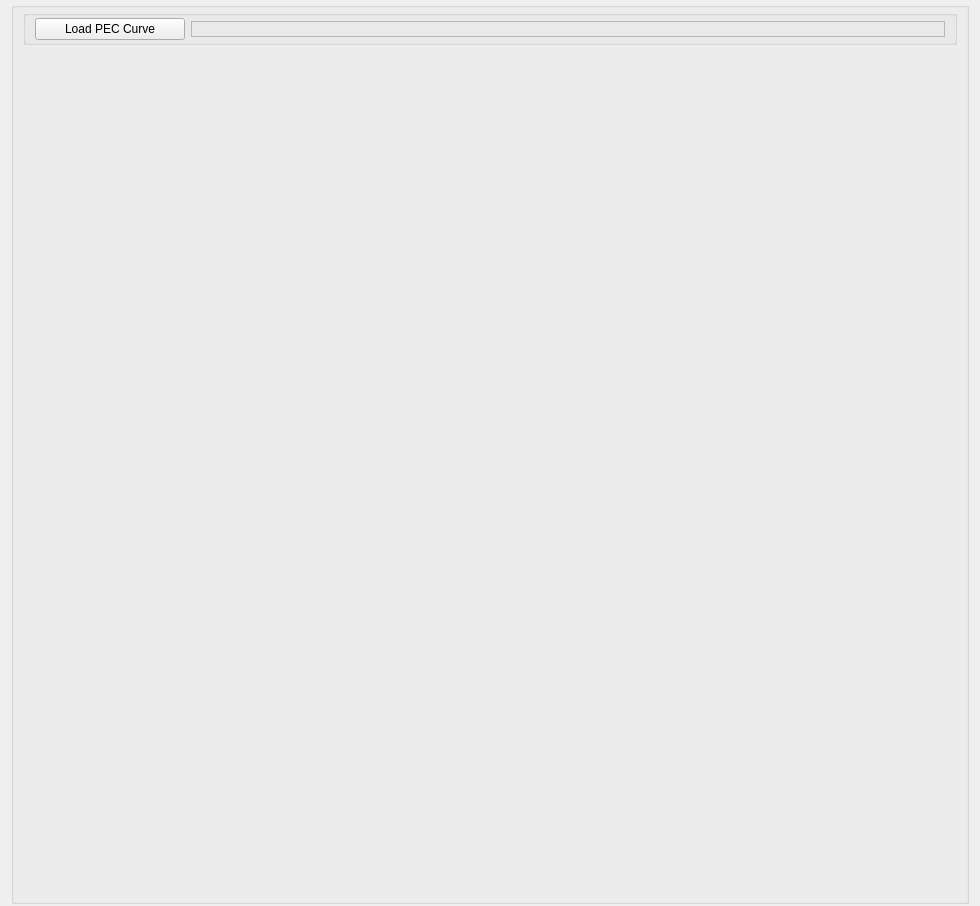
<?xml version="1.0" encoding="UTF-8"?>
<ui version="4.0">
 <class>PECWindow</class>
 <widget class="QWidget" name="PECWindow">
  <property name="geometry">
   <rect>
    <x>0</x>
    <y>0</y>
    <width>980</width>
    <height>906</height>
   </rect>
  </property>
  <layout class="QVBoxLayout" name="PECWindowLayout">
   <property name="spacing">
    <number>3</number>
   </property>
   <property name="topMargin">
    <number>2</number>
   </property>
   <property name="bottomMargin">
    <number>2</number>
   </property>
   <item>
    <widget class="QGroupBox" name="analysisTopBox">
     <property name="styleSheet">
      <string notr="true"/>
     </property>
     <property name="title">
      <string notr="true"/>
     </property>
     <property name="flat">
      <bool>true</bool>
     </property>
     <layout class="QVBoxLayout" name="analysisBoxLayout" stretch="0,1">
      <property name="spacing">
       <number>2</number>
      </property>
      <property name="topMargin">
       <number>2</number>
      </property>
      <property name="bottomMargin">
       <number>2</number>
      </property>
      <item>
       <widget class="QGroupBox" name="PECfileBox">
        <property name="flat">
         <bool>true</bool>
        </property>
        <layout class="QHBoxLayout" name="fileLayout">
         <property name="spacing">
          <number>6</number>
         </property>
         <property name="topMargin">
          <number>2</number>
         </property>
         <property name="bottomMargin">
          <number>2</number>
         </property>
         <item>
          <widget class="QPushButton" name="PECaddButton">
           <property name="maximumSize">
            <size>
             <width>150</width>
             <height>16777215</height>
            </size>
           </property>
           <property name="text">
            <string>Load PEC Curve</string>
           </property>
          </widget>
         </item>
         <item>
          <widget class="QLabel" name="PECLabel">
           <property name="sizePolicy">
            <sizepolicy hsizetype="Preferred" vsizetype="Fixed">
             <horstretch>0</horstretch>
             <verstretch>0</verstretch>
            </sizepolicy>
           </property>
           <property name="font">
            <font>
             <weight>75</weight>
             <bold>true</bold>
            </font>
           </property>
           <property name="frameShape">
            <enum>QFrame::StyledPanel</enum>
           </property>
           <property name="frameShadow">
            <enum>QFrame::Raised</enum>
           </property>
           <property name="text">
            <string/>
           </property>
           <property name="alignment">
            <set>Qt::AlignBottom|Qt::AlignHCenter</set>
           </property>
           <property name="margin">
            <number>-1</number>
           </property>
          </widget>
         </item>
        </layout>
       </widget>
      </item>
      <item>
       <layout class="QHBoxLayout" name="PECWindowPlotsLayout">
        <item>
         <widget class="QCustomPlot" name="PECPlot" native="true">
          <property name="sizePolicy">
           <sizepolicy hsizetype="Preferred" vsizetype="Expanding">
            <horstretch>2</horstretch>
            <verstretch>1</verstretch>
           </sizepolicy>
          </property>
          <property name="minimumSize">
           <size>
            <width>200</width>
            <height>150</height>
           </size>
          </property>
          <property name="maximumSize">
           <size>
            <width>16777215</width>
            <height>16777215</height>
           </size>
          </property>
         </widget>
        </item>
       </layout>
      </item>
     </layout>
    </widget>
   </item>
  </layout>
 </widget>
 <customwidgets>
  <customwidget>
   <class>QCustomPlot</class>
   <extends>QWidget</extends>
   <header>qcustomplot.h</header>
   <container>1</container>
  </customwidget>
 </customwidgets>
 <resources/>
 <connections/>
</ui>
